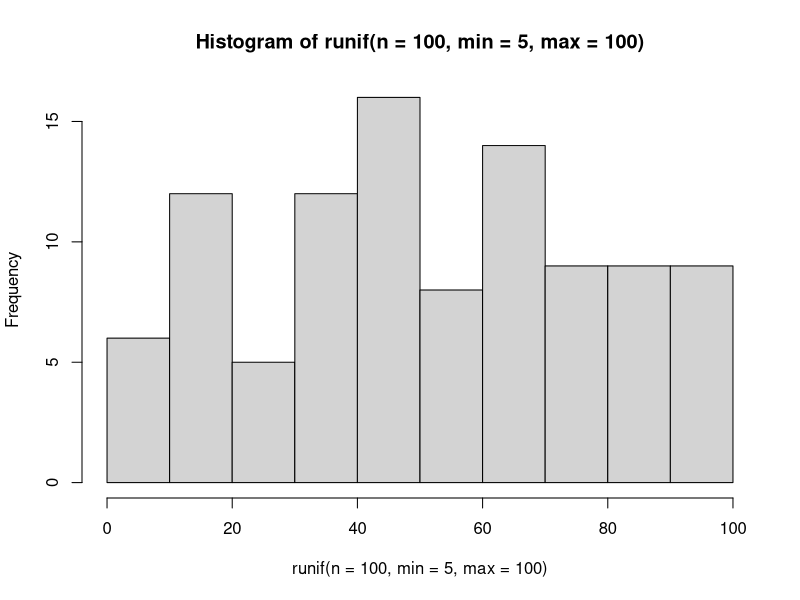
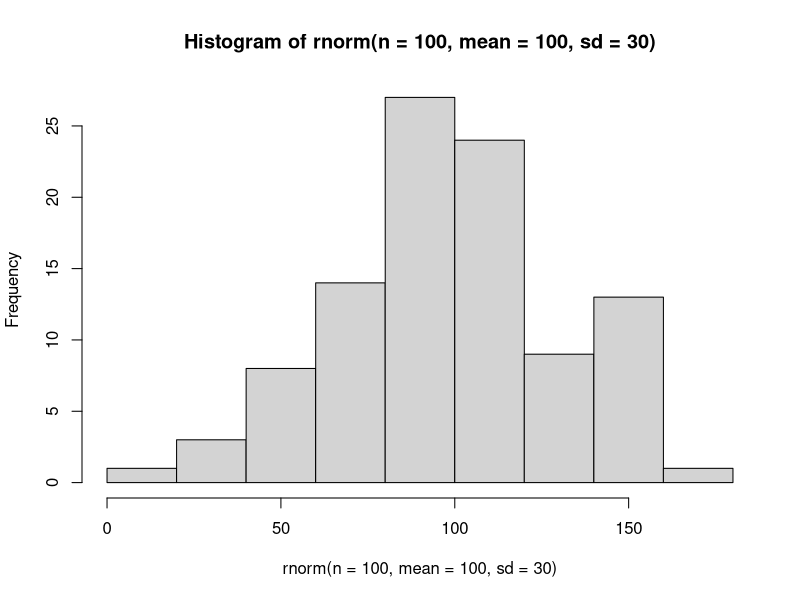

Source code (R) for these figures, in order: (Note: this script raises an error after producing the figures.)
##### Vectors, Matrices, Data Frames, and Lists
##### 17 January 2023


##### Vectors (cont'd)
##### Properties

## Coercion

### All atomic vectors are of the same data type
### If you use c() to assemble different types, R coerces them
### logical -> integer -> double -> character

a <- c(2, 2.2)
a #coerces to double

b <- c("purple", "green")
typeof(b)

d <- c(a,b)
typeof(d)

### comparison operators yeild a logical result
a <- runif(10) # simulates random uniform numbers in a range of values between 0 and 1
print(a)

a > 0.5 # conditional statement 

### How many elements in the vector are > 0.5
sum(a > 0.5)
mean(a > 0.5) # what proportion of vector are greater than 0.5


#### Vectorization
## add a constant to a vector

z <- c(10, 20, 30)
z + 1 # adds 1 to each element of the vector

## What happens when vectors are added together?
y <- c(1, 2, 3)

z + y # results in an "element by element" operation on the vector

z^2

## Recycling
# what if vector lengths are not equal?

z
x <- c(1,2)
z + x # warning issue but calculation is still made   
# shorter vector is always recycled

#### Simulating data: runif and rnorm()

runif(n=5, min=5, max=10) # n is the sample size, min = minimum value, max = maximum value

set.seed(111) # set.seed can be any number, sets random generator (is reproducible)
runif(n=5, min=5, max=10)

hist(runif(n=100, min=5, max=100))

## rnorm: random normal values with mean 0 and sd 1.   

randomNormalNumbers <- rnorm(100)
mean(randomNormalNumbers) # hist function shows distribtion

rnorm(n=100, mean=100, sd=30)
hist(rnorm(n=100, mean=100, sd=30))

##### Matrix data structure
### 2 dimensional (rows and columns)
### homogenous data type

# matrix is an atomic vector organized into rows and columns
my_vec <- 1:12

m <- matrix(data = my_vec, nrow=4)
m

m <- matrix(data = my_vec, ncol=3)
m

m <- matrix(data= my_vec, ncol=3, byrow=T)
m

#### Lists
## these are atomic vectors BUT each element can hold different data tyeps (and different sizes)

myList <- list(1:10, matrix(1:8, nrow=4, byrow=TRUE), letters[1:3], pi)
class(myList)
str(myList)

### subsetting lists
## using [] gives you a single item BUT not the elements
myList[4]
myList[4] - 3 # single bracket gives you only elements in the slot which is only type list

# to grab object itself use [[]]
myList[[4]]
myList[[4]] - 3 # now we access contents only in that part

myList[[2]] # we can access different parts of the matrix
myList[[2]][4,1] ## 2 dimensional subsetting, -> first number is row index, second is column [4,1] gives 4th row, first column

myList[c(1,2)] # to obtain multiple compartments of the list use single brackets

### Name list items when they are created
myList2 <- list(Tester = FALSE, littleM = matrix(1:9, nrow=3))
myList2$Tester

myList2$littleM[2,3] #extracts second row, thir column of littleM

myList2$littleM[2,] #leave blank if you want all elements [2,1] = second row, all columns

myList2$littleM[2] #gives second element

### unlist to string everything back to vector
unRolled <- unlist(myList2)
unRolled


data(iris)
head(iris)
plot(Sepal.Length ~ Petal.Length, data=iris)
model <- lm(Sepal.Length ~ Petal.Length, data=iris)
results <- summary(model)
results
class(results)
typeof(results)
str(results)
results$coefficients
results$coefficients[2,4]
unlist(results)
unlist(results$coefficients[2,4])
unlist(results$coefficients)
unlist(results)$coefficients8

### Data frames 
## (list of) equal-lengthed vectors, each of which is a column

varA <- 1:12
varB <- rep(c("Con", "LowN", "HighN"), each=4)
varC <- runif(12)

dFrame <- data.frame(varA, varB, varC, stringsAsFactors = FALSE)
str(dFrame)

# add another row
newData <- list (varA=13, varB="HighN", varC=0.668)

# use rbind()
dFrame <- rbind(dFrame, newData)

### why can't we use c?
newData2 <- c(14, "HighN", 0.668) # coerces to charater
dFrame <- rbind(dFrame, newData2) #all character data types now!

### add a column
newVar <- runif(14)

# us dim() to check rows and columns

# use cbind() function to add column
dFrame <- cbind(dFrame, newVar)
head(dFrame)

### Data framez vs Matrices
zMat <- matrix(data=1:30, ncol=3, byrow=T)
zDframe <- as.data.frame(zMat)

str(zDframe)

zMat[3,3]
zMat [,3]
zMat[3] # gives third element from first column (top to down)
zDframe[3] # different !! whole third row is given

##### Eliminating NAs
# complete.cases() function
zD <- c(NA, rnorm(10), NA, rnorm(3))
complete.cases(zD) # gives logical output

# clean out NAs
zD[complete.cases(zD)]
which(!complete.cases(zD))
which(is.na(zD))
m[1,1] <- NA
m
m[5,4] <- NA

complete.case(m) #gives T/F as to whether whole row is 'complete' (no NAs)
m[complete.cases(m),]

## get complete cases for only certain rows
m[complete.cases(m[,c(1:2)]),]











